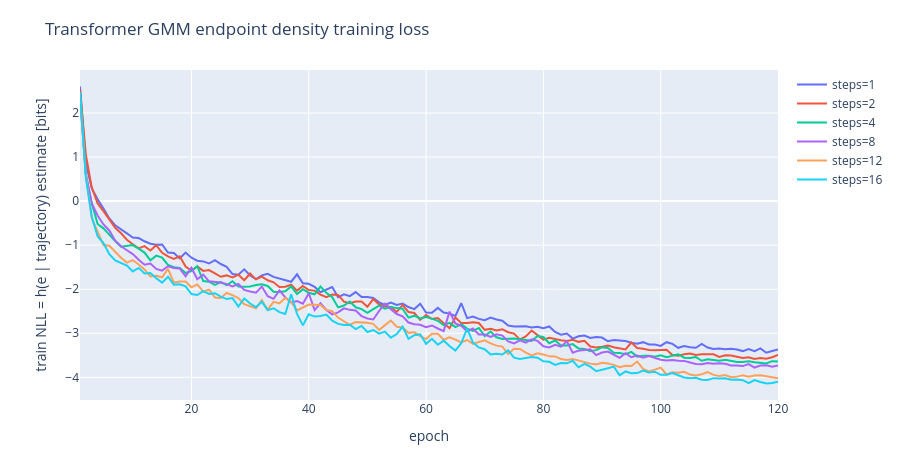
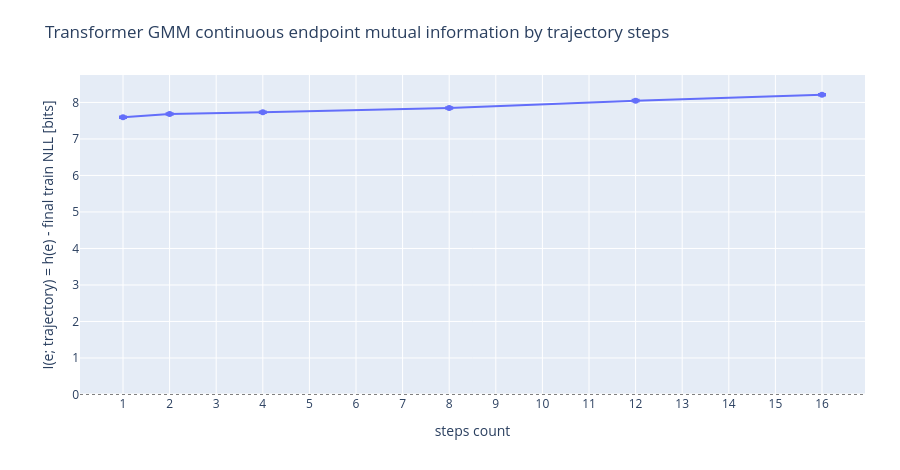

The code cell stored with these charts, in order, in its notebook:
### Code cell
def plot_transformer_training_curves(results):
    fig = go.Figure()
    for step_count, result in results.items():
        history = result["history"]
        fig.add_trace(
            go.Scatter(
                x=[row["epoch"] for row in history],
                y=[row["train_nll_nats"] / math.log(2.0) for row in history],
                mode="lines",
                name=f"steps={step_count}",
            )
        )
    fig.update_xaxes(title_text="epoch")
    fig.update_yaxes(title_text="train NLL = h(e | trajectory) estimate [bits]")
    fig.update_layout(
        title="Transformer GMM endpoint density training loss",
        height=470,
        width=900,
        margin={"l": 80, "r": 35, "t": 70, "b": 70},
    )
    fig.show()


def plot_transformer_mi_by_steps(rows):
    rows = sorted(rows, key=lambda row: row["steps"])
    fig = go.Figure()
    fig.add_trace(
        go.Scatter(
            x=[row["steps"] for row in rows],
            y=[row["end_mutual_information_bits"] for row in rows],
            error_y={
                "type": "data",
                "array": [row["end_mutual_information_sem_bits"] for row in rows],
                "visible": True,
            },
            mode="lines+markers+text",
            textposition="top center",
            name="Transformer GMM NLL estimate",
        )
    )
    fig.add_hline(y=0.0, line_color="gray", line_dash="dot", line_width=1.0)
    fig.update_xaxes(title_text="steps count", dtick=1)
    fig.update_yaxes(title_text="I(e; trajectory) = h(e) - final train NLL [bits]")
    fig.update_layout(
        title="Transformer GMM continuous endpoint mutual information by trajectory steps",
        height=470,
        width=900,
        margin={"l": 80, "r": 35, "t": 75, "b": 75},
    )
    fig.show()


plot_transformer_training_curves(endpoint_transformer_results)
plot_transformer_mi_by_steps(endpoint_transformer_rows)
